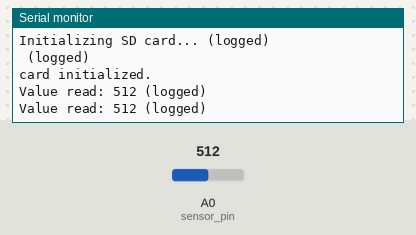
Bench run of a sketch on a simulated Arduino Uno, built with avr-gcc and run on an emulated ATmega328P. Shown: the last lines printed to the serial monitor. The test bench sets the inputs (shaded band); at power-on: A0 (sensor_pin) = 512. Storage starts empty.

Above: at 10.8 s.
10.9 s: A0 (sensor_pin) set to 716
At 15.9 s:
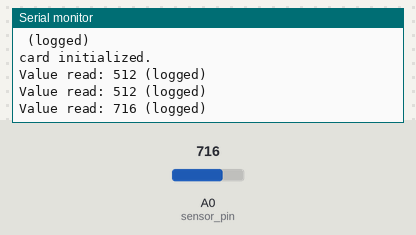
18.3 s: A0 (sensor_pin) set to 900
At 21.0 s:
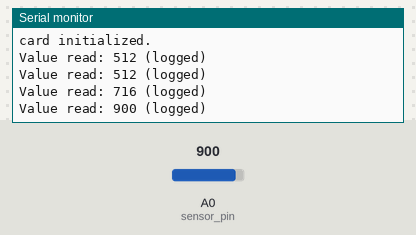
Timing chart, 0 to 22.5 s (numbered marks = the images above; inputs shaded):
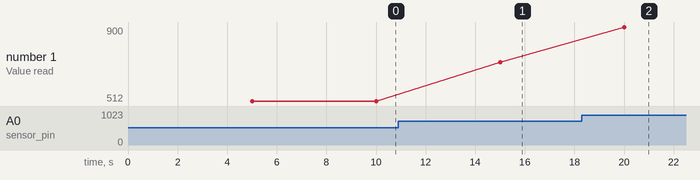

The sketch:

AirQuality_SEN-MQ135.ino
```cpp
#include <SPI.h>
#include <SD.h>

int sensor_value;
uint32_t oldMillis;
const int sensor_pin = A0;
const int SD_pin = 10;
//const int MOSI = 11;
//const int MISO = 12;
//const int SCK = 13;

void setup() {
  // pin modes
  pinMode(sensor_pin, INPUT);                         // connect to analog output of MQ-135

  // initial conditions
  oldMillis = 0;

  // SD card setup
  Serial.begin(9600);

  oldMillis = millis();
  while(!Serial){                                     // wait for serial communication (timeout after 3 seconds)
    if((millis()-oldMillis)>3000){
      break;
    }
  }

  Serial.print("Initializing SD card...");
  oldMillis = millis();
  if (!SD.begin(SD_pin)) {                            // see if the card is present and can be initialized (timeout after 5 seconds)
    while((millis()-oldMillis)<5000);
  }

  writeToFile("");                                    // mark that a new log has started in the file
  writeToFile("NEW LOG");
  Serial.println("card initialized.");                // card found
}

void writeToFile(String dataToWrite){
  File logFile = SD.open("dataLog.txt", FILE_WRITE);  //Open file to log data in
    if (logFile) {
      logFile.println(dataToWrite);
      logFile.close();
      Serial.println(" (logged)");
    }
    else {
      Serial.println(" (Error opening logfile!)");
    }
}

void loop() {
  if ((millis() - oldMillis) > 5000) {
    oldMillis = millis();                         // reset timer

    String data = "";                             // create string to store data temporarily
    sensor_value = analogRead(sensor_pin);        // read in value
    data += String(sensor_value, DEC);            // append sensor value to string

    Serial.print("Value read: ");
    Serial.print(sensor_value, DEC);              // write value to serial
    writeToFile(data);
  }
}
```

Measured:
- after the input at 10.9 s, the serial monitor: prints a new line after 4.1 s (image 1)
- after the input at 18.3 s, the serial monitor: prints a new line after 1.7 s (image 2)
- plotted number 1: 512 → 716 after the input at 10.9 s, 716 → 900 after the input at 18.3 s
